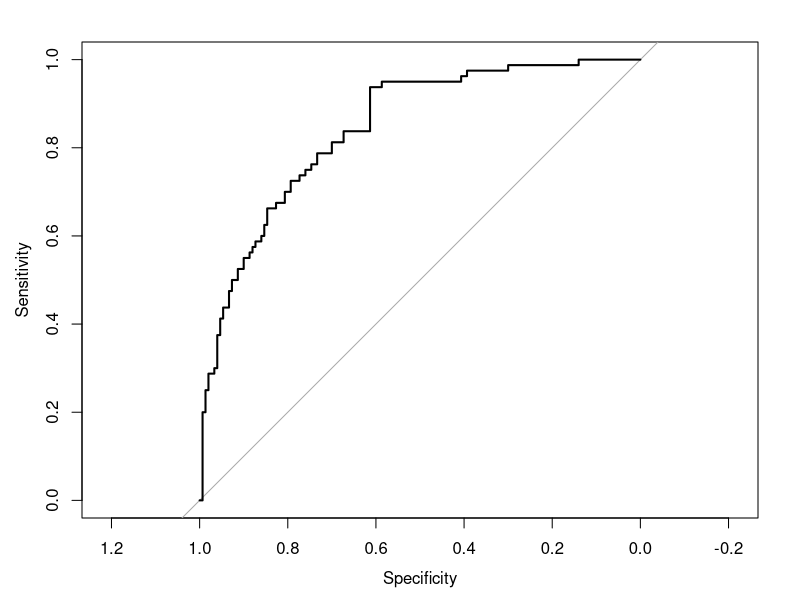
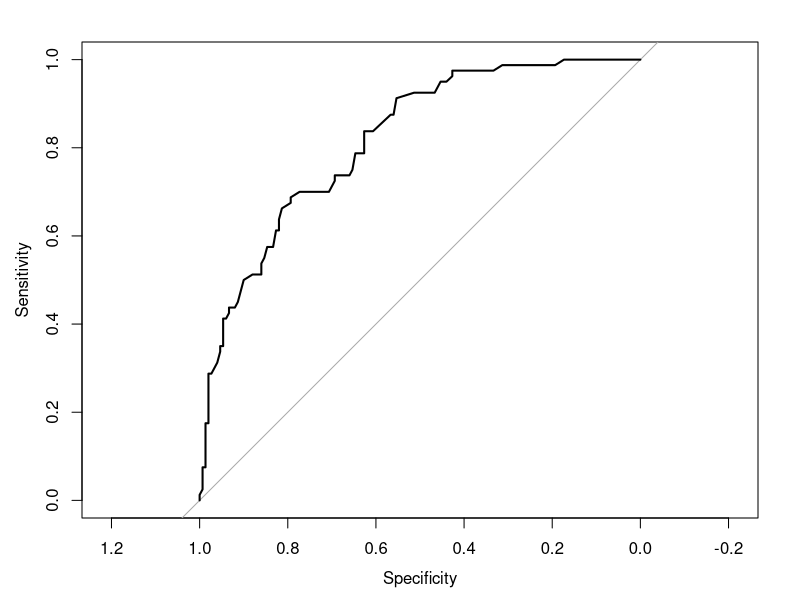
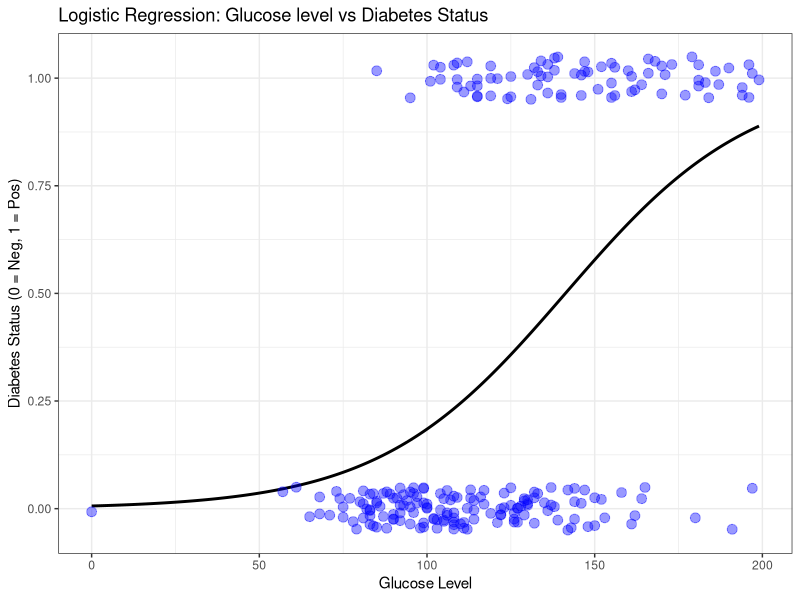

The R source for these figures, in order:
# ===================================================================
#                  AI and Biotechnology/Bioinformatics        
# ===================================================================

# ===================================================================
#                Logistic Regression: Pima Indians Dataset
# ===================================================================

# Load required libraries
library(mlbench)   # For the PimaIndiansDiabetes dataset
library(caret)     # For data splitting and model evaluation (confusion matrix)
library(pROC)      # For ROC and AUC computation
library(ggplot2)   # For plotting and visualization

# Load dataset
data("PimaIndiansDiabetes")
data <- PimaIndiansDiabetes

# Explore the dataset
View(data)        # Open dataset in spreadsheet viewer
dim(data)         # Get dimensions (rows, columns)
str(data)         # View structure: variable types and sample values
is.na(data)       # Check for missing values (returns logical vector)

# -------------------------
# Data Splitting (Train/Test)
# -------------------------

# Split data: 70% training, 30% testing
# Use createDataPartition to preserve class proportions
set.seed(123)  # for reproducibility
index <- createDataPartition(data$diabetes,
                             p = 0.7, 
                             list = FALSE)
train <- data[index, ]
test <- data[-index, ]

# ----------------------------------------------------
# Fit Logistic Regression Model (With All Predictors)
# ----------------------------------------------------

# Fit logistic regression using glm() with binomial family (binary classification)
model <- glm(diabetes ~ ., 
             data = train, 
             family = "binomial")

# View model summary (coefficients, significance, etc.)
summary(model)

# -----------------
# Model Evaluation 
# -----------------

# Predict probabilities for test set
predicted_prob <- predict(model, 
                          newdata = test, 
                          type = "response")

# Convert probabilities to class labels using 0.5 cutoff
# If the probability is greater than 0.5, if classify as "pos"

predicted_class <- ifelse(predicted_prob > 0.5, "pos", "neg")

# Generate confusion matrix
conf <- confusionMatrix(factor(predicted_class), test$diabetes)
print(conf)

# Misclassification Rate
1 - conf$overall["Accuracy"]

# ROC Curve & AUC
roc <- roc(test$diabetes, predicted_prob)
auc <- auc(roc)
print(auc)
plot(roc)

# ----------------------------------
# Logistic Regression (Glucose Only)
# ----------------------------------

# Fit logistic regression with glucose as a single predictor
# similarly you can add more than one predictors 
# glm(diabetes ~ glucose + mass + pregnancy .....)

model_glu <- glm(diabetes ~ glucose, 
                 data = train, 
                 family = "binomial")
summary(model_glu)

# Predict probabilities and classes for test set
prob <- predict(model_glu, 
                test, 
                type = "response")
class <- ifelse(prob > 0.5, "pos", "neg")

# Confusion matrix
conf_glu <- confusionMatrix(factor(class), test$diabetes)
print(conf_glu)

# ROC & AUC
roc_glu <- roc(test$diabetes, prob)
auc_glu <- auc(roc_glu)
plot(roc_glu)

# -------------------------
# Visualization: Probability Curve & Scatter Plot
# -------------------------

# Convert diabetes status to numeric (0 = neg, 1 = pos)
test$diabetes_status <- ifelse(test$diabetes == "pos", 1, 0)

# Create new glucose data to plot a smooth probability curve
new_data <- data.frame(
  glucose = seq(min(test$glucose), 
                max(test$glucose), 
                length.out = 300)
)
new_data$prob <- predict(model_glu, new_data, type = "response")

# Plot: Probability curve + jittered scatter plot
ggplot(data = test, aes(x = glucose, 
                        y = diabetes_status)) +
  geom_line(data = new_data, aes(x = glucose, 
                                 y = prob), color = "black", size = 1) +  # Probability curve
  geom_jitter(width = 0, height = 0.05, size = 3, alpha = 0.4, color = "blue") +        # Jittered scatter points
  theme_bw() +
  labs(
    title = "Logistic Regression: Glucose level vs Diabetes Status",
    x = "Glucose Level",
    y = "Diabetes Status (0 = Neg, 1 = Pos)"
  )


# follow for more:
# github: https://github.com/AI-Biotechnology-Bioinformatics
# linkedin: https://www.linkedin.com/company/ai-and-biotechnology-bioinformatics/
